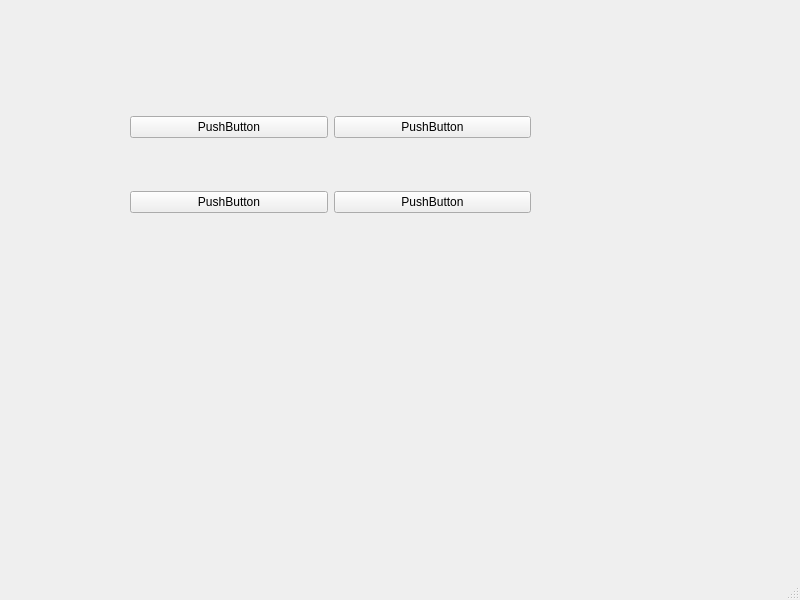
<?xml version="1.0" encoding="UTF-8"?>
<ui version="4.0">
 <class>MainWindow</class>
 <widget class="QMainWindow" name="MainWindow">
  <property name="geometry">
   <rect>
    <x>0</x>
    <y>0</y>
    <width>800</width>
    <height>600</height>
   </rect>
  </property>
  <property name="windowTitle">
   <string>MainWindow</string>
  </property>
  <widget class="QWidget" name="centralwidget">
   <widget class="QWidget" name="">
    <property name="geometry">
     <rect>
      <x>130</x>
      <y>69</y>
      <width>401</width>
      <height>191</height>
     </rect>
    </property>
    <layout class="QVBoxLayout" name="verticalLayout">
     <item>
      <layout class="QHBoxLayout" name="horizontalLayout">
       <item>
        <widget class="QPushButton" name="pushButton">
         <property name="text">
          <string>PushButton</string>
         </property>
        </widget>
       </item>
       <item>
        <widget class="QPushButton" name="pushButton_2">
         <property name="text">
          <string>PushButton</string>
         </property>
        </widget>
       </item>
      </layout>
     </item>
     <item>
      <layout class="QHBoxLayout" name="horizontalLayout_2">
       <item>
        <widget class="QPushButton" name="pushButton_4">
         <property name="text">
          <string>PushButton</string>
         </property>
        </widget>
       </item>
       <item>
        <widget class="QPushButton" name="pushButton_3">
         <property name="text">
          <string>PushButton</string>
         </property>
        </widget>
       </item>
      </layout>
     </item>
    </layout>
   </widget>
  </widget>
  <widget class="QMenuBar" name="menubar">
   <property name="geometry">
    <rect>
     <x>0</x>
     <y>0</y>
     <width>800</width>
     <height>21</height>
    </rect>
   </property>
  </widget>
  <widget class="QStatusBar" name="statusbar"/>
 </widget>
 <resources/>
 <connections/>
</ui>
